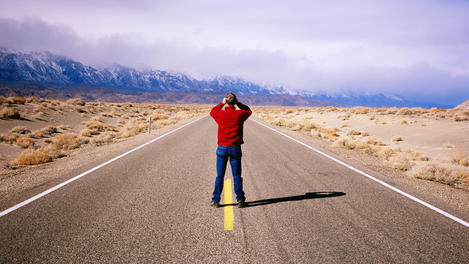
#> input picture experiments/person_detection/test2/12.jpg, 469 x 264 px
$ python -i lane_detection_module.py   (imports and definitions only)
#> lines starting #> are read from the running program, lines starting #| are printed output that depends on the picture; after the words box and inside, x2 and y2 are one past the last pixel; in counts of white or black regions, pixels touching at a corner belong together
#> further down, picture is the input picture: shape (264, 469, 3); mean B, G, R 155.2, 150.6, 169.6
import numpy as np
import cv2 as cv
# -----------------------------------------------------------------------------
#                          Functions Implemented
# -----------------------------------------------------------------------------

def region_of_interest(img, vertices):
    mask = np.zeros_like(img)
    #channel_count = img.shape[2]
    match_mask_color = 255
    cv.fillPoly(mask, vertices, match_mask_color)
    masked_image = cv.bitwise_and(img, mask)
    return masked_image

def drow_the_lines(img, lines):
    img = np.copy(img)
    blank_image = np.zeros((img.shape[0], img.shape[1], 3), dtype=np.uint8)

    for line in lines:
        for x1, y1, x2, y2 in line:
            cv.line(blank_image, (x1,y1), (x2,y2), (0, 255, 0), thickness=10)

    img = cv.addWeighted(img, 0.8, blank_image, 1, 0.0)
    return img

def paint_lanes(image):
    image = cv.cvtColor(image, cv.COLOR_BGR2RGB)
    # Image shape
    height, width = image.shape[0], image.shape[1]
#> height = 264; width = 469
    region_of_interest_vertices = [
        (0, height),
        (width / 2, height / 2),
        (width, height)
    ]
#> region_of_interest_vertices = [(0, 264), (234.5, 132), (469, 264)]
    gray_image = cv.cvtColor(image, cv.COLOR_RGB2GRAY)
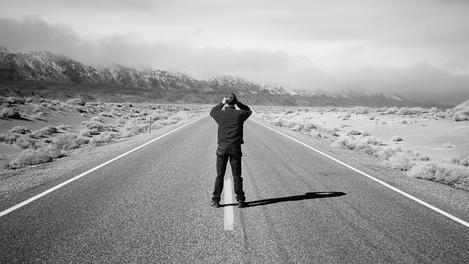
#> gray_image: shape (264, 469); min 0, max 254, mean 156.8
    canny_image = cv.Canny(gray_image, 100, 200)
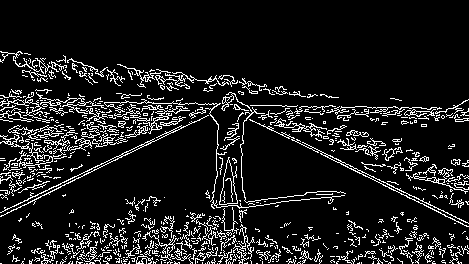
#> canny_image: shape (264, 469); 10.9% white in thin lines or dots, all inside (x1, y1, x2, y2) = (0, 51, 469, 264)
    cropped_image = region_of_interest(canny_image,
                                       np.array([region_of_interest_vertices], np.int32), )
#> in region_of_interest, `cv.fillPoly(mask, vertices, match_mask_color)`:
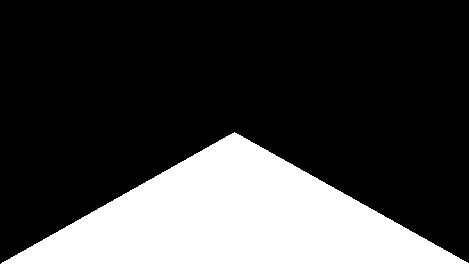
#> mask: shape (264, 469); 25.1% white; 1 white region, box (x1, y1, x2, y2) and area: (1, 132, 469, 264) 31057
#> in region_of_interest, `masked_image = cv.bitwise_and(img, mask)`:
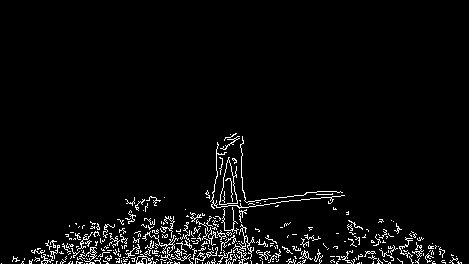
#> masked_image: shape (264, 469); 3.7% white in thin lines or dots, all inside (x1, y1, x2, y2) = (1, 133, 462, 264)
    lines = cv.HoughLinesP(cropped_image,
                           rho=6,
                           theta=np.pi / 180,
                           threshold=160,
                           lines=np.array([]),
                           minLineLength=40,
                           maxLineGap=25)
#> lines = 52 rows, first 6: [32, 252, 426, 259], [31, 250, 452, 257], [69, 238, 267, 238], [45, 243, 272, 239], [13, 258, 319, 263], [37, 248, 320, 253]

    return drow_the_lines(image, lines)
#> the loop in drow_the_lines, `for line in lines:` made 52 passes
#> line on passes 1 to 12: [[32, 252, 426, 259]], [[31, 250, 452, 257]], [[69, 238, 267, 238]], [[45, 243, 272, 239]], [[13, 258, 319, 263]], [[37, 248, 320, 253]], [[46, 245, 435, 245]], [[1, 263, 392, 257]], [[145, 227, 245, 227]], [[94, 232, 313, 235]], [[41, 256, 165, 260]], [[91, 233, 457, 258]]
#> after the loop in drow_the_lines, `for line in lines:`:
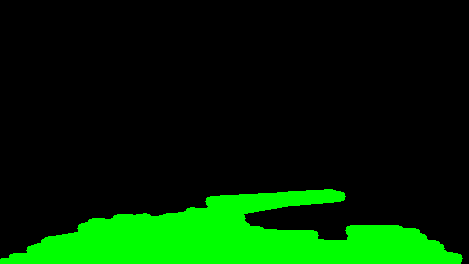
#> blank_image: shape (264, 469, 3); mean of channels 0, 1, 2 0, 39.1, 0; drawn as B, G, R
#> in drow_the_lines, `img = cv.addWeighted(img, 0.8, blank_image, 1, 0.0)`:
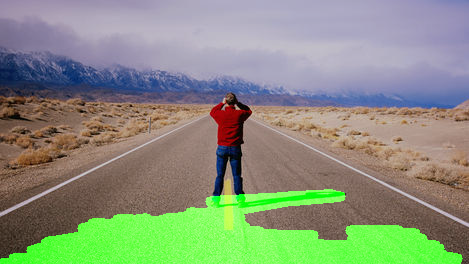
#> img: shape (264, 469, 3); mean R, G, B 135.7, 145.4, 124.1

>>> import cv2
>>> picture = cv2.imread('../experiments/person_detection/test2/12.jpg')
>>> result = paint_lanes(picture)

$ run again, on experiments/person_detection/test2/4.jpg
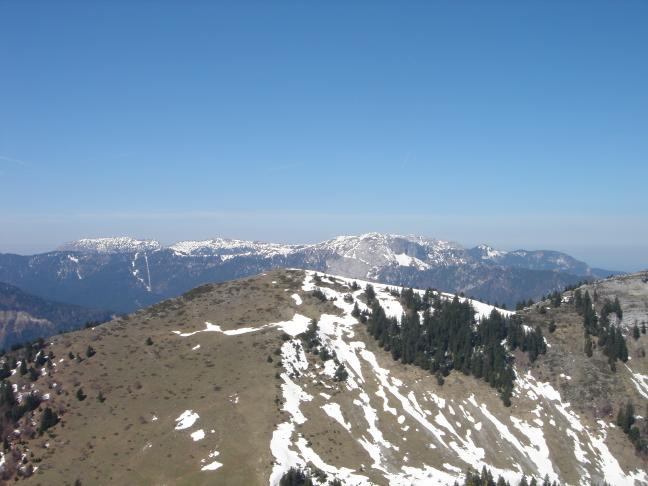
#> input picture experiments/person_detection/test2/4.jpg, 648 x 486 px
#> picture is the input picture: shape (486, 648, 3); mean B, G, R 166.1, 143.7, 120.3
#> in paint_lanes, `canny_image = cv.Canny(gray_image, 100, 200)`:
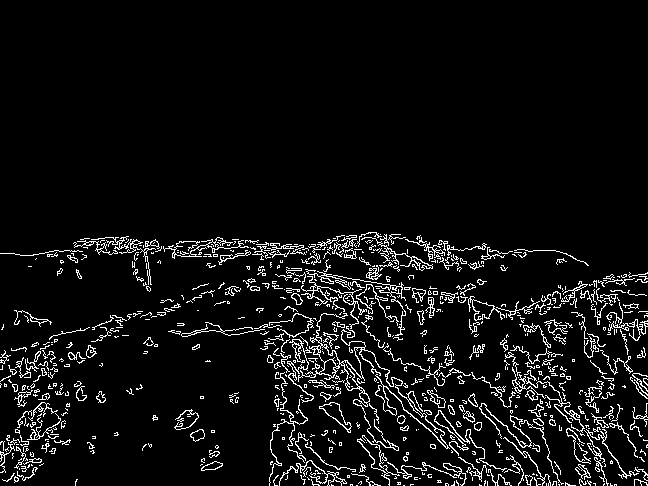
#> canny_image: shape (486, 648); 6.3% white in thin lines or dots, all inside (x1, y1, x2, y2) = (0, 232, 648, 486)
#> mask: shape (486, 648); 25% white; 1 white region, box (x1, y1, x2, y2) and area: (1, 243, 648, 486) 78813
#> masked_image: shape (486, 648); 3.1% white in thin lines or dots, all inside (x1, y1, x2, y2) = (6, 243, 648, 486)
#> lines = 182 rows, first 6: [244, 327, 545, 443], [272, 470, 323, 470], [240, 318, 545, 441], [445, 483, 640, 483], [481, 377, 647, 485], [361, 465, 619, 465]
#> the loop in drow_the_lines, `for line in lines:` made 182 passes
#> in drow_the_lines, `img = cv.addWeighted(img, 0.8, blank_image, 1, 0.0)`:
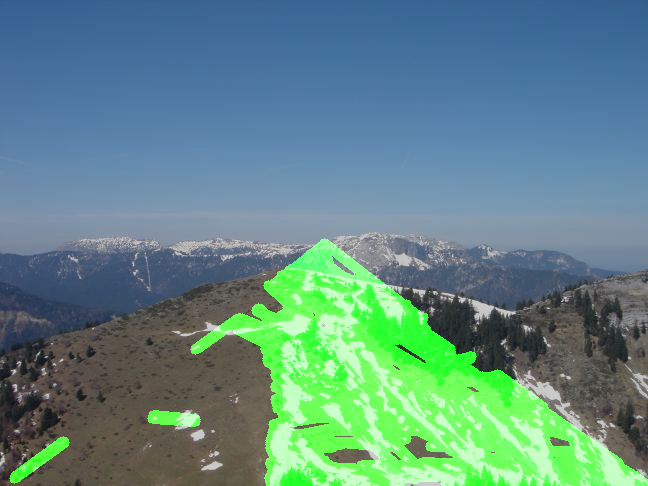
#> img: shape (486, 648, 3); mean R, G, B 96.2, 137.4, 132.9

$ run again, on experiments/person_detection/test2/5.jpg
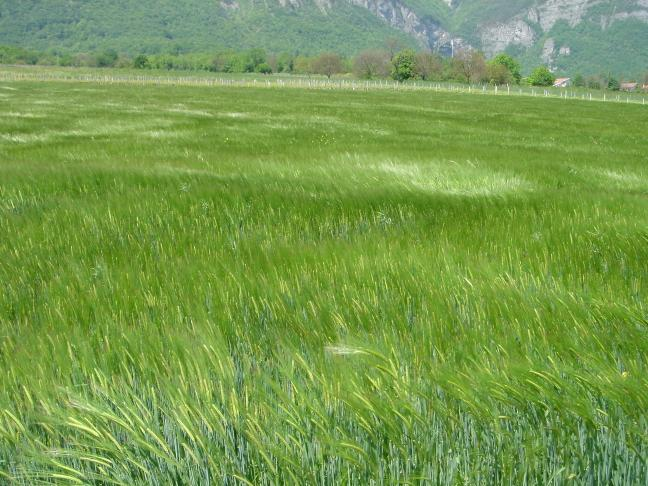
#> input picture experiments/person_detection/test2/5.jpg, 648 x 486 px
#> picture is the input picture: shape (486, 648, 3); mean B, G, R 77.6, 153.9, 118.9
#> in paint_lanes, `canny_image = cv.Canny(gray_image, 100, 200)`:
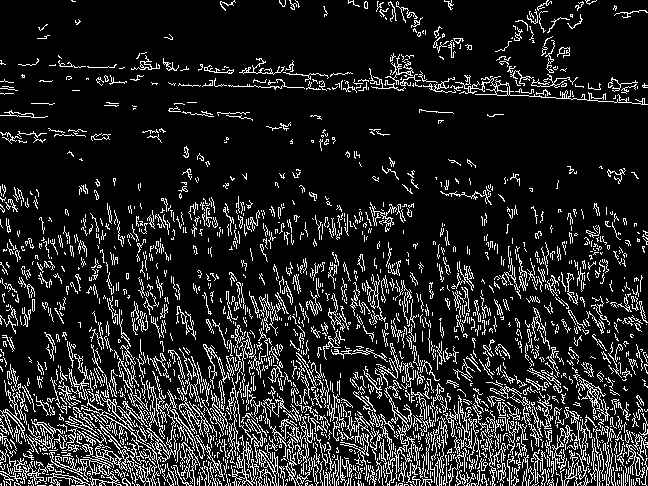
#> canny_image: shape (486, 648); 13.8% white in thin lines or dots
#> mask: shape (486, 648); 25% white; 1 white region, box (x1, y1, x2, y2) and area: (1, 243, 648, 486) 78813
#> masked_image: shape (486, 648); 6.8% white in thin lines or dots, all inside (x1, y1, x2, y2) = (1, 252, 647, 486)
#> lines = 180 rows, first 6: [6, 481, 641, 481], [44, 453, 601, 453], [22, 469, 626, 469], [54, 445, 594, 445], [15, 475, 629, 475], [95, 417, 567, 425]
#> the loop in drow_the_lines, `for line in lines:` made 180 passes
#> in drow_the_lines, `img = cv.addWeighted(img, 0.8, blank_image, 1, 0.0)`:
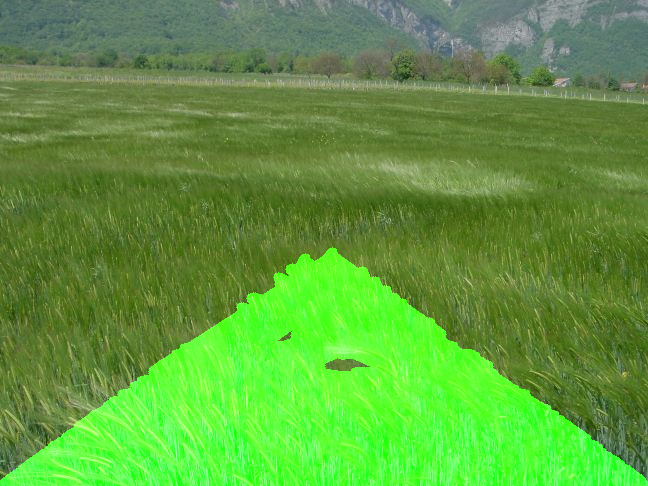
#> img: shape (486, 648, 3); mean R, G, B 95.1, 156.9, 62.1

$ run again, on experiments/person_detection/test2/1.png
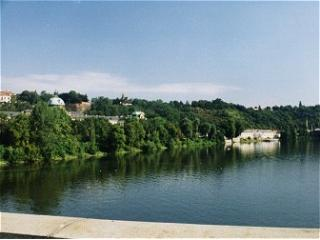
#> input picture experiments/person_detection/test2/1.png, 320 x 240 px
#> picture is the input picture: shape (240, 320, 3); mean B, G, R 138.5, 135, 116.2
#> in paint_lanes, `canny_image = cv.Canny(gray_image, 100, 200)`:
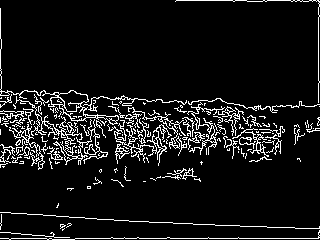
#> canny_image: shape (240, 320); 8.5% white in thin lines or dots
#> mask: shape (240, 320); 25.1% white; 1 white region, box (x1, y1, x2, y2) and area: (1, 120, 320, 240) 19240
#> masked_image: shape (240, 320); 2% white in thin lines or dots, all inside (x1, y1, x2, y2) = (2, 121, 319, 240)
#> lines = [[2, 238, 318, 238], [173, 223, 304, 228], [100, 172, 162, 125], [129, 143, 188, 143], [121, 152, 188, 144]]
#> the loop in drow_the_lines, `for line in lines:` made 5 passes
#> in drow_the_lines, `img = cv.addWeighted(img, 0.8, blank_image, 1, 0.0)`:
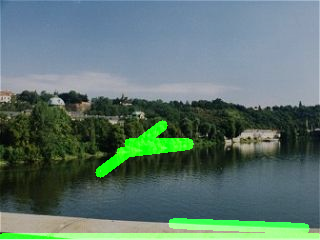
#> img: shape (240, 320, 3); mean R, G, B 92.9, 118, 110.8
